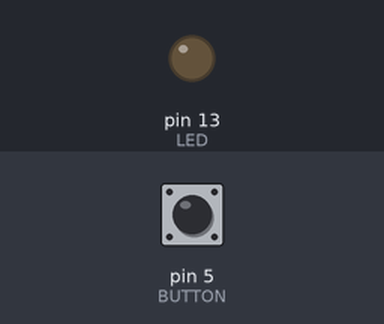
This sketch was run on a simulated Arduino Uno, built with avr-gcc and run on an emulated ATmega328P. Parts: output pins drawn as LEDs (lit = HIGH). Inputs (shaded band) come from the test bench; at power-on: pin 5 (BUTTON) LOW.

Above: at 1.2 s.
1.3 s: pin 5 (BUTTON) pulled HIGH for 0.15 s
4.4 s: pin 5 (BUTTON) pulled HIGH for 1 s
At 4.8 s:
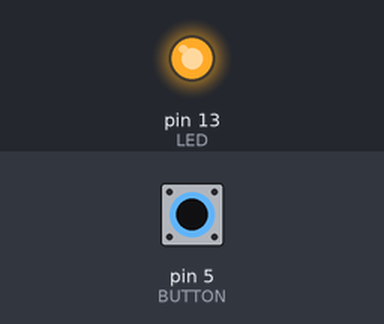
Timing chart, 0 to 7.4 s (numbered marks = the images above; inputs shaded):
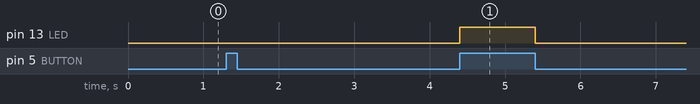

Measured:
- after the input at 1.3 s, every drawn part: stays the same

The sketch:

2024_03_06-millis.ino
```cpp
const int LED = 13;
const int BUTTON = 5;

void setup() {
  pinMode(LED, OUTPUT);
  pinMode(BUTTON, INPUT);
}

void loop() {
  //int button = digitalRead(BUTTON);
  while (digitalRead(BUTTON)==0);
  while (digitalRead(BUTTON)==1);
  //delay(3000);
  unsigned long int t = millis(); // сколько время?
  bool save_button_state = 0;
  //while (digitalRead(BUTTON)==0 && t+3000>millis());
  while (1) {
    if (digitalRead(BUTTON)==1) {
      save_button_state = 1;
      digitalWrite(LED,1);
      delay(1000);
      digitalWrite(LED,0);
      delay(1000);
      break;
    }
    if (t+3000<millis()) {
      break;
    }
  }

  t = millis();
  bool led_state = 0;
  while (digitalRead(BUTTON)==0 && !save_button_state) {
    if (t+1000<millis()) {
      led_state = !led_state;
      t = millis();
    }
    digitalWrite(LED, led_state);
    /*digitalWrite(LED,1);
    delay(1000);
    digitalWrite(LED,0);
    delay(1000);*/
    // мы анализируем кнопку
  }
  while (digitalRead(BUTTON)==1);
}
```
